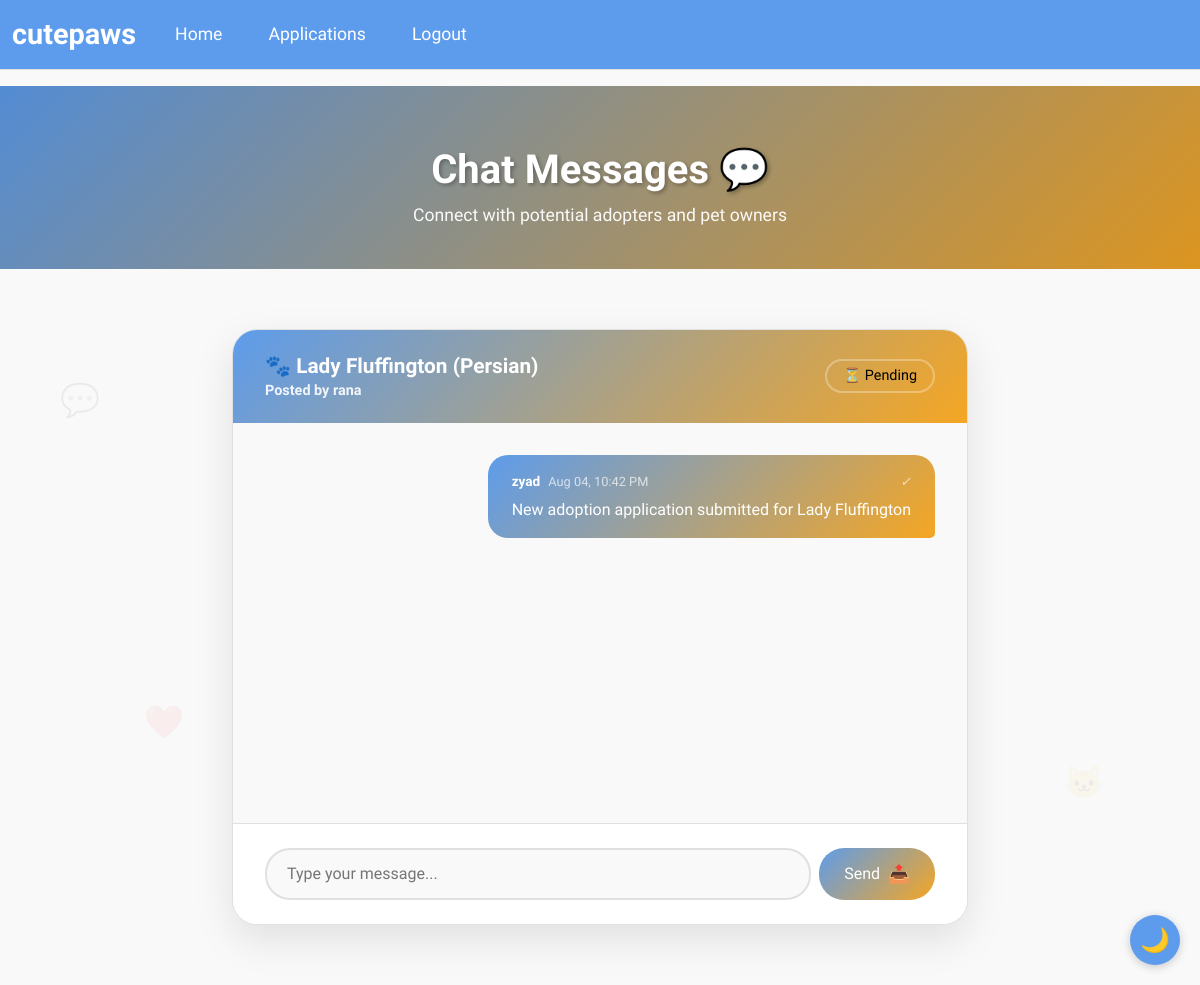
The page /messages/4 (signed in) on the database its author committed.
### wepsite/models.py (models this page shows)
class Pet(db.Model):
    id             = db.Column(db.Integer, primary_key=True)
    name           = db.Column(db.String(100))
    age            = db.Column(db.Integer)
    breed          = db.Column(db.String(100))
    description    = db.Column(db.Text)
    city           = db.Column(db.String(100))  # Changed from location to city
    image_filename = db.Column(db.String(200))
    is_adopted     = db.Column(db.Boolean, default=False)
    is_deleted = db.Column(db.Boolean, default=False)
    adoption_date = db.Column(db.DateTime)
    posted_by      = db.Column(db.Integer, db.ForeignKey('user.id'))
    poster = db.relationship('User', foreign_keys=[posted_by])
    created_at = db.Column(db.DateTime(timezone=True), default=lambda: datetime.now(timezone.utc))
    updated_at = db.Column(db.DateTime(timezone=True), default=lambda: datetime.now(timezone.utc), onupdate=lambda: datetime.now(timezone.utc))
    applications = db.relationship(
        'AdoptionApplication',
        backref="pet",
        lazy=True,
        cascade="all, delete-orphan"
    )

class User(db.Model, UserMixin):
    id         = db.Column(db.Integer, primary_key=True)
    email      = db.Column(db.String(150), unique=True, nullable=False)
    password   = db.Column(db.String(150), nullable=False)
    first_name = db.Column(db.String(150), nullable=False)
    is_admin   = db.Column(db.Boolean, default=False)
    created_at = db.Column(db.DateTime(timezone=True), default=lambda: datetime.now(timezone.utc))

class AdoptionApplication(db.Model):
    id = db.Column(db.Integer, primary_key=True)
    pet_id = db.Column(db.Integer, db.ForeignKey('pet.id'))
    user_id = db.Column(db.Integer, db.ForeignKey('user.id'))
    application_date = db.Column(db.DateTime, default=func.now())
    answers = db.Column(db.Text)
    status = db.Column(db.String(20), default='pending')
    created_at = db.Column(db.DateTime(timezone=True), default=lambda: datetime.now(timezone.utc))
    updated_at = db.Column(db.DateTime(timezone=True), default=lambda: datetime.now(timezone.utc), onupdate=lambda: datetime.now(timezone.utc))
    messages = db.relationship(
        'Message',
        backref='application',
        lazy=True,
        cascade="all, delete-orphan"
    )

class Message(db.Model):
    id = db.Column(db.Integer, primary_key=True)
    application_id = db.Column(db.Integer, db.ForeignKey('adoption_application.id'))
    sender_id = db.Column(db.Integer, db.ForeignKey('user.id'))
    content = db.Column(db.Text)
    timestamp = db.Column(db.DateTime, default=func.now())
    is_read = db.Column(db.Boolean, default=False)
    sender = db.relationship('User', foreign_keys=[sender_id])
    is_deleted = db.Column(db.Boolean, default=False)
    created_at = db.Column(db.DateTime(timezone=True), default=lambda: datetime.now(timezone.utc))

### wepsite/views.py (the view, shortened to what this page needs)
@views.route('/messages/<int:application_id>', methods=['GET', 'POST'])
@login_required
def messages(application_id):
    application = AdoptionApplication.query.get(application_id)
    if not application:
        flash('this application does no longer exist','error')
        return redirect(url_for('views.applications'))
    if current_user.id != application.user_id and (
    not current_user.is_admin or application.pet.posted_by != current_user.id
):
        flash("You don't have permission to view these messages.", "error")
        return redirect(url_for('views.home'))
    messages = Message.query.filter_by(application_id=application_id, is_deleted = False).order_by(Message.timestamp).all()
    messages_to_update = []
    for msg in messages:
        if msg.sender_id != current_user.id and not msg.is_read:
            msg.is_read = True
            messages_to_update.append(msg)
    if messages_to_update:
        db.session.commit()
    if current_user.is_admin:
        applications = AdoptionApplication.query.join(Pet).filter(
            Pet.posted_by == current_user.id
        ).all()
    else:
        applications = AdoptionApplication.query.filter_by(user_id=current_user.id).order_by(AdoptionApplication.id.desc()).all()
    for app in applications:
        app.unread = Message.query.filter(
            Message.application_id == app.id,
            Message.sender_id != current_user.id,
            Message.is_read == False
        ).count()
    return render_template(
        'messages.html',
        user=current_user,
        messages=messages,
        application=application,
        pet=application.pet,
        applications=applications  # Pass applications with unread counts
    )

### wepsite/templates/messages.html (shortened to what this page needs)
{% extends "base.html" %}
{% block extra_css %}
<link rel="stylesheet" href="{{ url_for('static', filename='css/messages.css') }}">
{% endblock %}
{% block content %}
<section class="messages-hero">
    <div class="container">
        <div class="row justify-content-center">
            <div class="col-lg-8">
                <div class="hero-content">
                    <h1 class="hero-title">Chat Messages 💬</h1>
                    <p class="hero-subtitle">Connect with potential adopters and pet owners</p>
                </div>
            </div>
        </div>
    </div>
</section>
<section class="main-section">
    <div class="container">
        <div class="floating-element">💬</div>
        <div class="floating-element">🐱</div>
        <div class="floating-element">❤️</div>
        <div class="row justify-content-center">
            <div class="col-md-10 col-lg-8">
                <div class="chat-container">
                    <div class="chat-header">
                        <div class="pet-info">
                            <div class="pet-details">
                                <h5 class="pet-name">
                                    {% if application.pet and not application.pet.is_deleted %}
                                        <a href="{{ url_for('views.pet_detail', pet_id=application.pet.id) }}" class="pet-link">
                                            🐾 {{ application.pet.name }} ({{ application.pet.breed }})
                                        </a>
                                        <small class="poster-info">
                                            Posted by {{ application.pet.poster.first_name }}
                                        </small>
                                    {% else %}
                                        <span class="archived-pet">📁 Archived Pet Conversation</span>
                                    {% endif %}
                                </h5>
                            </div>
                            <div class="status-badge">
                                <span class="badge status-{{ application.status }}">
                                    {% if application.status == 'approved' %}✅{% elif application.status == 'pending' %}⏳{% else %}📋{% endif %}
                                    {{ application.status|title }}
                                </span>
                            </div>
                        </div>
                    </div>
                    <div class="messages-container" id="messagesContainer">
                        {% for msg in messages %}
                            <div class="message-wrapper" data-message-id="{{ msg.id }}">
                                <div class="message {{ 'message-sent' if msg.sender_id == current_user.id else 'message-received' }}">
                                    <div class="message-bubble">
                                        <div class="message-header">
                                            <span class="sender-name">{{ msg.sender.first_name }}</span>
                                            <span class="message-time">{{ msg.timestamp.strftime('%b %d, %I:%M %p') }}</span>
                                            {% if msg.sender_id == current_user.id %}
                                                <span class="read-status">
                                                    {% if msg.is_read %}
                                                        <i class="read-icon read">✓✓</i>
                                                    {% else %}
                                                        <i class="read-icon delivered">✓</i>
                                                    {% endif %}
                                                </span>
                                            {% endif %}
                                        </div>
                                        <p class="message-content">{{ msg.content }}</p>
                                    </div>
                                </div>
                            </div>
                        {% endfor %}
                    </div>
                    <div class="chat-footer">
                        {% if application.status == 'archived' or (application.pet and application.pet.is_deleted) %}
                            <div class="archived-notice">
                                <i class="archive-icon">📁</i>
                                <span>This application is archived and cannot be modified.</span>
                            </div>
                        {% else %}
                            <form id="message-form" method="POST" action="{{ url_for('views.messages', application_id=application.id) }}" class="message-form">
                                <div class="input-wrapper">
                                    <input type="text" name="message" class="message-input" placeholder="Type your message..." required>
                                    <button type="submit" class="send-btn">
                                        <span class="btn-text">Send</span>
                                        <span class="btn-icon">📤</span>
                                    </button>
                                </div>
                            </form>
                        {% endif %}
                    </div>
                </div>
            </div>
        </div>
    </div>
</section>
{% endblock %}

### wepsite/static/css/messages.css (style rules this page uses)
.messages-hero { background: linear-gradient(135deg, var(--color-primary) 0%, var(--color-secondary) 100%); padding: 60px 0 40px; position: relative; overflow: hidden; }
.messages-hero::before { content: ''; position: absolute; top: 0; left: 0; right: 0; bottom: 0; background: rgba(0, 0, 0, 0.1); z-index: 1; }
.hero-content { position: relative; z-index: 2; color: white; text-align: center; }
.hero-title { font-size: 2.5rem; font-weight: bold; margin-bottom: 0.5rem; text-shadow: 2px 2px 4px rgba(0, 0, 0, 0.3); }
.hero-subtitle { font-size: 1.1rem; font-family: 'Playwrite AU NSW', cursive; opacity: 0.95; margin-bottom: 0; }
.main-section { padding: 60px 0; background-color: var(--color-background); min-height: 80vh; position: relative; }
.floating-element { position: absolute; font-size: 2rem; opacity: 0.06; animation: float 8s ease-in-out infinite; user-select: none; pointer-events: none; }
.floating-element:nth-child(1) { top: 15%; left: 5%; animation-delay: 0s; }
.floating-element:nth-child(2) { bottom: 25%; right: 8%; animation-delay: 3s; }
.floating-element:nth-child(3) { top: 60%; left: 12%; animation-delay: 6s; }
.chat-container { background-color: var(--color-surface); border-radius: 25px; box-shadow: 0 15px 40px rgba(0, 0, 0, 0.1); border: 1px solid var(--color-border); overflow: hidden; transition: transform 0.3s ease; }
.chat-header { background: linear-gradient(135deg, var(--color-primary) 0%, var(--color-secondary) 100%); padding: 1.5rem 2rem; color: white; }
.pet-info { display: flex; justify-content: space-between; align-items: center; flex-wrap: wrap; gap: 1rem; }
.pet-name { margin: 0; font-size: 1.3rem; font-weight: 600; }
.pet-link { color: white; text-decoration: none; transition: opacity 0.3s ease; }
.poster-info { display: block; font-size: 0.9rem; opacity: 0.9; margin-top: 0.2rem; }
.status-badge .badge { font-size: 0.9rem; padding: 0.5rem 1rem; border-radius: 20px; font-weight: 500; border: 2px solid rgba(255, 255, 255, 0.3); }
.status-pending { background-color: var(--color-warning) !important; color: #000; }
.messages-container { background-color: var(--color-background); padding: 2rem; max-height: 500px; overflow-y: auto; min-height: 400px; }
.message-wrapper { margin-bottom: 1.5rem; }
.message { display: flex; }
.message-sent { justify-content: flex-end; }
.message-bubble { max-width: 75%; padding: 1rem 1.5rem; border-radius: 20px; position: relative; animation: messageSlide 0.3s ease-out; }
.message-sent .message-bubble { background: linear-gradient(135deg, var(--color-primary) 0%, var(--color-secondary) 100%); color: white; border-bottom-right-radius: 5px; }
.message-header { display: flex; align-items: center; gap: 0.5rem; margin-bottom: 0.5rem; font-size: 0.85rem; }
.sender-name { font-weight: 600; }
.message-time { opacity: 0.7; font-size: 0.8rem; }
.read-status { margin-left: auto; }
.read-icon { font-size: 0.8rem; }
.read-icon.delivered { opacity: 0.7; }
.message-content { margin: 0; line-height: 1.4; word-wrap: break-word; }
.chat-footer { background-color: var(--color-surface); padding: 1.5rem 2rem; border-top: 1px solid var(--color-border); }
.message-form { display: flex; flex-direction: column; gap: 1rem; }
.input-wrapper { display: flex; gap: 0.5rem; align-items: stretch; }
.message-input { flex: 1; background-color: var(--color-background) !important; border: 2px solid var(--color-border) !important; color: var(--color-text) !important; border-radius: 25px !important; padding: 12px 20px !important; font-size: 1rem !important; transition: all 0.3s ease !important; outline: none; }
.send-btn { background: linear-gradient(135deg, var(--color-primary) 0%, var(--color-secondary) 100%) !important; color: white !important; border: none !important; padding: 12px 25px !important; border-radius: 25px !important; font-size: 1rem !important; font-weight: 500 !important; cursor: pointer !important; transition: all 0.3s ease !important; display: flex !important; align-items: center !important; gap: 8px !important; min-width: 100px; justify-content: center; }
.btn-icon { font-size: 1.1rem; }

### rows shown on the page
Pet: pet.name "Lady Fluffington", pet.breed "Persian"
User: pet.poster.first_name "rana"
AdoptionApplication: status "Pending"
Message: sender.first_name "zyad", timestamp "Aug 04, 10:42 PM", content "New adoption application submitted for Lady Fluffington"
